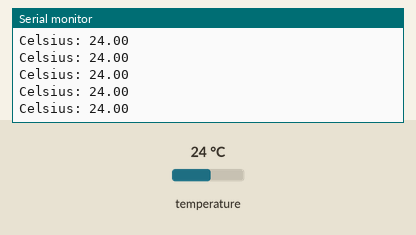
Recording of a sketch running on a simulated Arduino Uno, built with avr-gcc and run on an emulated ATmega328P. Shown: the last lines printed to the serial monitor. Wiring (inferred from the names in the program): TMP102 temperature sensor at I2C address 0x48. The inputs (shaded band) are chosen by the test bench; at power-on: temperature 24 °C.

Above: at 1.2 s.
1.3 s: temperature set to 12 °C
At 1.56 s:
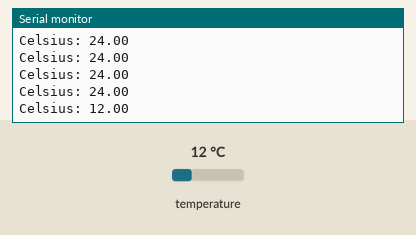
2.8 s: temperature set to 19 °C
At 2.97 s:
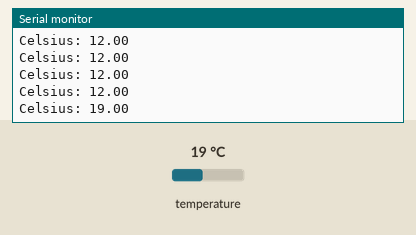
Timing chart, 0 to 5.8 s (numbered marks = the images above; inputs shaded):
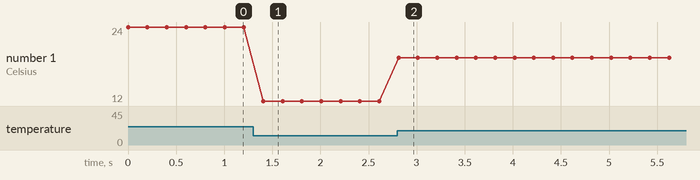

The sketch:

06.MeasuringTemperature.ino
```cpp
#include <Wire.h>

// Define the I2C address of the TMP102 senso
int tmp102Address = 0x48;


// A faunction to read the temperature from the TMP102 sensor
float getTemperature() {

    // Request 2 bytes of data
    Wire.requestFrom(tmp102Address, 2);

    // Read the most significant and the least significant bytes
    byte MSB = Wire.read();
    byte LSB = Wire.read();

    // Combine the two bytes into a 12-bit integer
    // The temperature is a 12-bit value, using two's complement
    // for negative values
    int TemperatureSum = ((MSB << 8) | LSB) >> 4;
    float celsius = TemperatureSum * 0.0625;

    // Return the temperature in Celsius
    return celsius;
}

void setup() {
    Serial.begin(9600);
    Wire.begin();
}

void loop() {

    // Get the temperature in Celsius
    float celsius = getTemperature();

    // Print the temperature to the serial monitor
    Serial.print("Celsius: ");
    Serial.println(celsius);

    // Delay to slow down the output
    delay(200);
}
```

Measured:
- after the input at 1.3 s, the serial monitor: prints a new line after 0.11 s (image 1)
- after the input at 2.8 s, the serial monitor: prints a new line at once (image 2)
- plotted number 1: 24 → 12 after the input at 1.3 s, 12 → 19 after the input at 2.8 s
